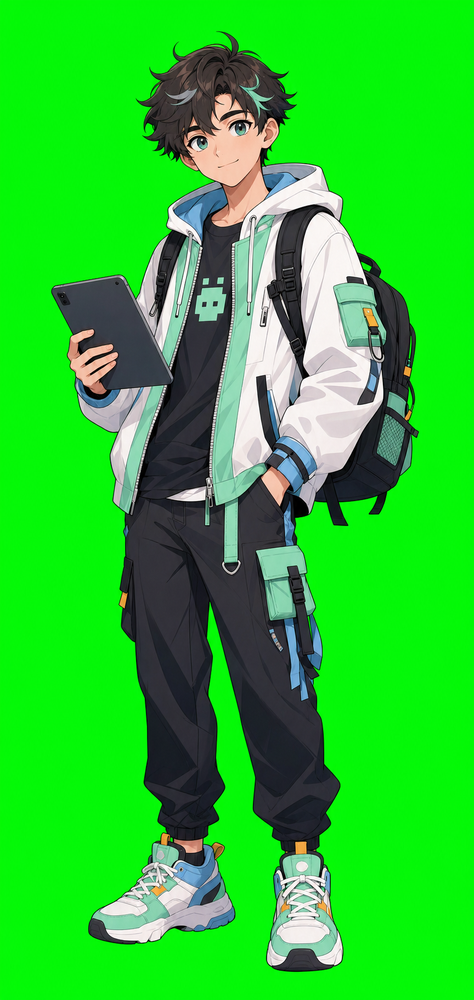
#> input picture tmp/imagegen/framework-tutorial/aprendiz_chroma.png, 474 x 1000 px, shrunk from 864 x 1821 before the run
$ python remove_chroma_key.py --input ../../tmp/imagegen/framework-tutorial/aprendiz_chroma.png --out out.png
#> lines starting #> are read from the running program, lines starting #| are printed output that depends on the picture
#!/usr/bin/env python3
# /// script
# requires-python = ">=3.10"
# dependencies = [
#   "pillow",
# ]
# ///
"""Remove a solid chroma-key background from an image and write alpha PNG/WebP."""

from __future__ import annotations

import argparse
from pathlib import Path
import re
from statistics import median
import sys
from typing import Tuple


Color = Tuple[int, int, int]


def die(message: str) -> None:
    print(message, file=sys.stderr)
    raise SystemExit(1)


def load_pillow():
    try:
        from PIL import Image
    except ImportError as error:
        die(f"Pillow is required. Run with uv run --script studio/tools/remove_chroma_key.py. {error}")
    return Image


def parse_color(raw: str) -> Color:
    match = re.fullmatch(r"#?([0-9a-fA-F]{6})", raw.strip())
    if not match:
        die("Key color must be a hex RGB value like #00ff00.")
    value = match.group(1)
    return int(value[0:2], 16), int(value[2:4], 16), int(value[4:6], 16)


def channel_distance(a: Color, b: Color) -> int:
    return max(abs(a[0] - b[0]), abs(a[1] - b[1]), abs(a[2] - b[2]))


def clamp(value: float) -> int:
    return max(0, min(255, int(round(value))))


def smoothstep(value: float) -> float:
    value = max(0.0, min(1.0, value))
    return value * value * (3.0 - 2.0 * value)


# [51 lines left out: functions sample_border_key, soft_alpha, spill_channels, despill, not called in this run]


def remove_key(args: argparse.Namespace) -> None:
    Image = load_pillow()
    input_path = Path(args.input)
    output_path = Path(args.out)
    if not input_path.exists():
        die(f"Input image not found: {input_path}")
    if output_path.exists() and not args.force:
        die(f"Output already exists: {output_path}")
    if output_path.suffix.lower() not in {".png", ".webp"}:
        die("--out must end in .png or .webp.")

    with Image.open(input_path) as source:
#> source is the input picture: PIL image 474x1000 RGB; mean R, G, B 41.5, 196.4, 45.6
        image = source.convert("RGBA")
    key = sample_border_key(image) if args.auto_key == "border" else parse_color(args.key_color)
#> key = (0, 255, 0)
    pixels = image.load()
    width, height = image.size
#> width = 474; height = 1000
    transparent = 0

    for y in range(height):
        for x in range(width):
            red, green, blue, alpha = pixels[x, y]
            rgb = (red, green, blue)
            distance = channel_distance(rgb, key)
            output_alpha = (
                soft_alpha(distance, args.transparent_threshold, args.opaque_threshold)
                if args.soft_matte
                else (0 if distance <= args.tolerance else 255)
            )
            output_alpha = int(round(output_alpha * (alpha / 255.0)))
            if output_alpha == 0:
                pixels[x, y] = (0, 0, 0, 0)
                transparent += 1
            else:
                if args.despill and distance < args.opaque_threshold:
                    red, green, blue = despill(rgb, key)
                pixels[x, y] = (red, green, blue, output_alpha)
#> after the loop, transparent = 292364

    output_path.parent.mkdir(parents=True, exist_ok=True)
    image.save(output_path, "PNG" if output_path.suffix.lower() == ".png" else "WEBP")
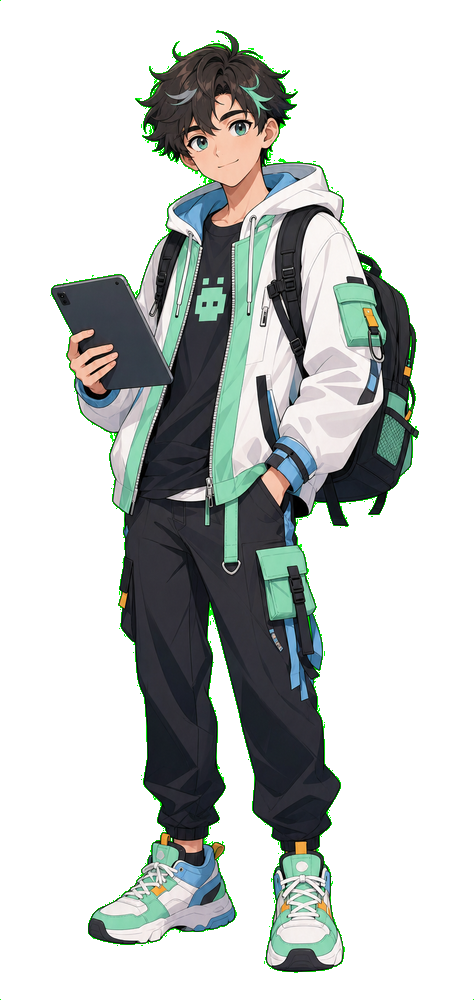
#> saved as out.png: PIL image 474x1000 RGBA; mean R, G, B, A 38.9, 43.2, 41.2, 97.7; transparent parts drawn white
    print(f"Wrote {output_path}")
    print(f"Key color: #{key[0]:02x}{key[1]:02x}{key[2]:02x}")
#| Key color: #00ff00
    print(f"Transparent pixels: {transparent}/{width * height}")
#| Transparent pixels: 292364/474000


def build_parser() -> argparse.ArgumentParser:
    parser = argparse.ArgumentParser(description="Remove a flat chroma-key background.")
    parser.add_argument("--input", required=True)
    parser.add_argument("--out", required=True)
    parser.add_argument("--key-color", default="#00ff00")
    parser.add_argument("--tolerance", type=int, default=12)
    parser.add_argument("--auto-key", choices=["none", "border"], default="none")
    parser.add_argument("--soft-matte", action="store_true")
    parser.add_argument("--transparent-threshold", type=float, default=12.0)
    parser.add_argument("--opaque-threshold", type=float, default=96.0)
    parser.add_argument("--despill", action="store_true")
    parser.add_argument("--force", action="store_true")
    return parser


def main() -> None:
    remove_key(build_parser().parse_args())


if __name__ == "__main__":
    main()

$ run again, on tmp/imagegen/framework-tutorial/motor_chroma.png
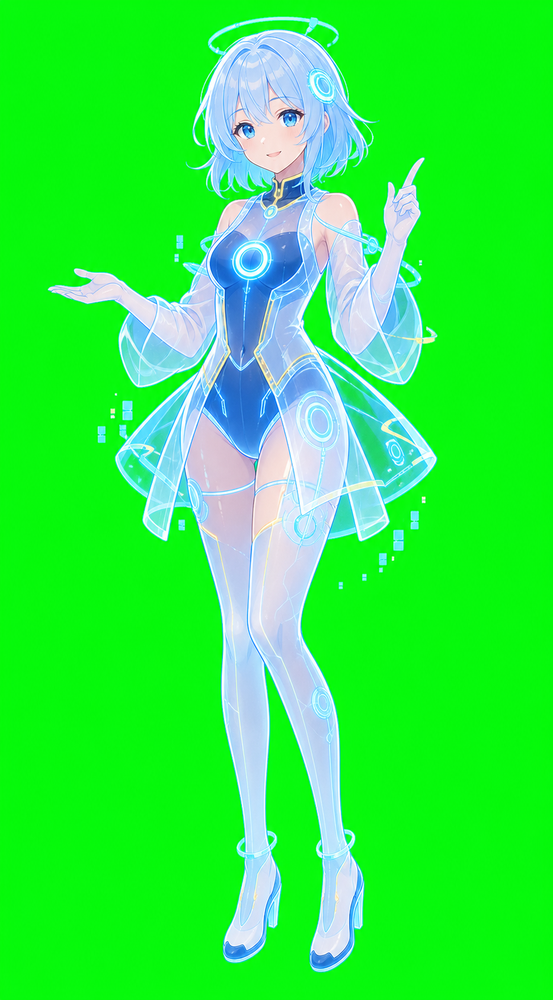
#> input picture tmp/imagegen/framework-tutorial/motor_chroma.png, 553 x 1000 px, shrunk from 933 x 1686 before the run
#> in remove_key, source is the input picture: PIL image 553x1000 RGB; mean R, G, B 47.4, 239.2, 69.6
#> key = (0, 255, 0)
#> after the loop in remove_key, `for y in range(height):`: transparent = 361870
#> in remove_key, `image.save(output_path, "PNG" if output_path.suffix.lower() == ".png" ..`:
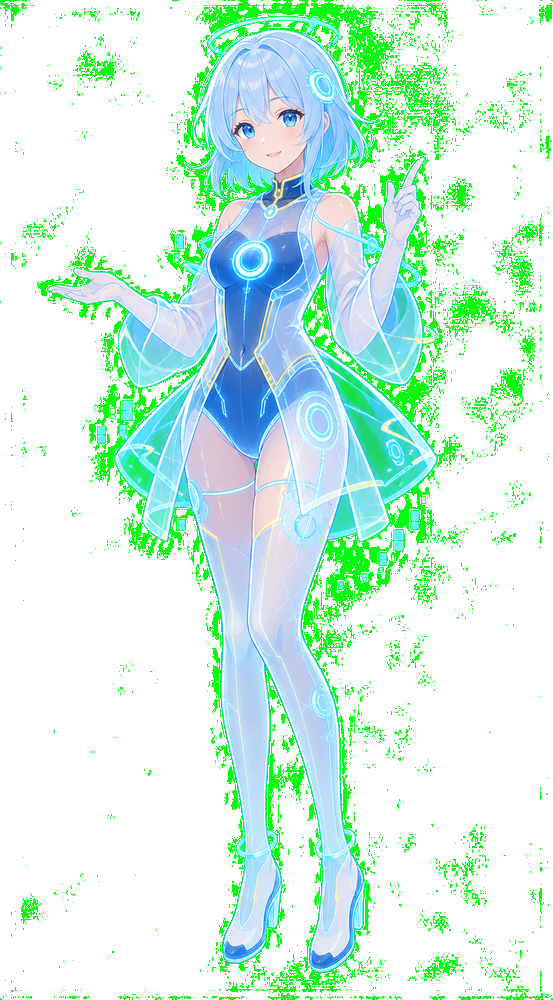
#> saved as out.png: PIL image 553x1000 RGBA; mean R, G, B, A 43.4, 76.1, 62.5, 88.1; transparent parts drawn white
#| Key color: #00ff00
#| Transparent pixels: 361870/553000
